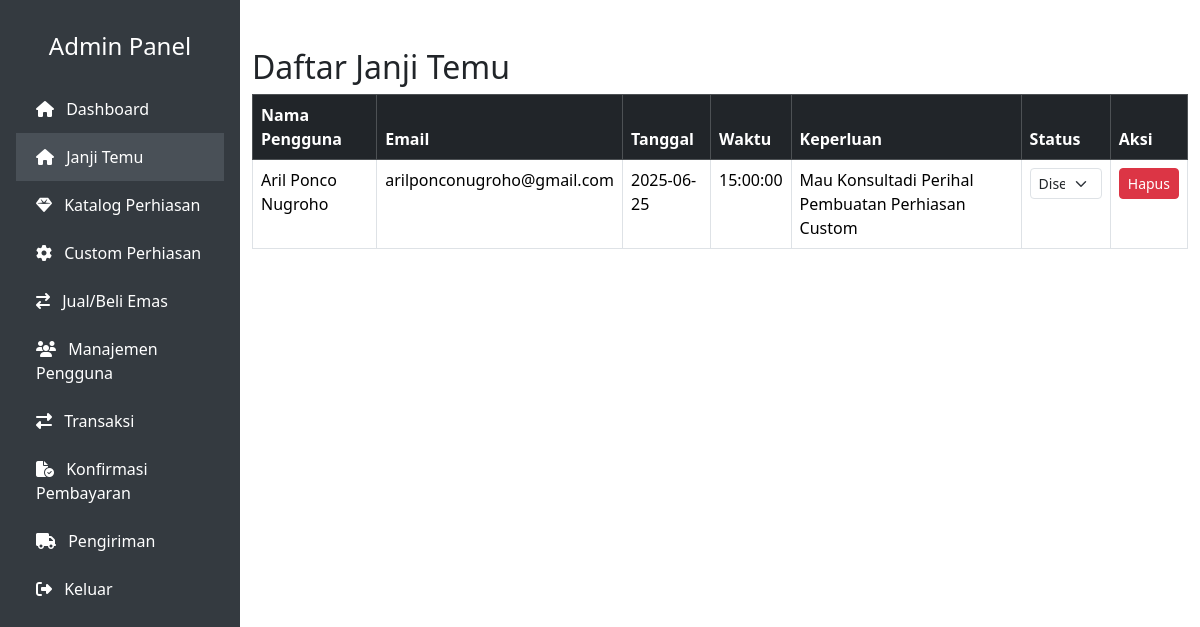
Page /admin/booking.php on the committed database.
### tables this page shows
CREATE TABLE `appointments` (
  `id` int(11) NOT NULL,
  `user_id` int(11) DEFAULT NULL,
  `appointment_date` date DEFAULT NULL,
  `appointment_time` time DEFAULT NULL,
  `note` text DEFAULT NULL,
  `status` enum('pending','confirmed','cancelled') DEFAULT 'pending',
  `created_at` timestamp NOT NULL DEFAULT current_timestamp()
);

CREATE TABLE `users` (
  `id` int(11) NOT NULL,
  `name` varchar(100) DEFAULT NULL,
  `email` varchar(100) DEFAULT NULL,
  `password` varchar(255) DEFAULT NULL,
  `phone` varchar(20) DEFAULT NULL,
  `role` enum('customer','admin') DEFAULT 'customer',
  `created_at` timestamp NOT NULL DEFAULT current_timestamp(),
  `address` text DEFAULT NULL
);

### admin/booking.php (the view, shortened to what this page needs)
<?php
require_once '../config/database.php';
include 'includes/header.php';
include 'includes/sidebar.php';
?>
<div class="container mt-5">
  <h2>Daftar Janji Temu</h2>
  <table class="table table-bordered">
    <thead class="table-dark">
      <tr>
        <th>Nama Pengguna</th>
        <th>Email</th>
        <th>Tanggal</th>
        <th>Waktu</th>
        <th>Keperluan</th>
        <th>Status</th>
        <th>Aksi</th>
      </tr>
    </thead>
    <tbody>
      <?php
      $stmt = $pdo->query("SELECT a.*, u.name, u.email
                           FROM appointments a
                           LEFT JOIN users u ON a.user_id = u.id
                           ORDER BY a.appointment_date DESC");
      foreach ($stmt as $row):
      ?>
        <tr>
          <td><?= htmlspecialchars($row['name']) ?></td>
          <td><?= htmlspecialchars($row['email']) ?></td>
          <td><?= $row['appointment_date'] ?></td>
          <td><?= $row['appointment_time'] ?></td>
          <td><?= htmlspecialchars($row['note']) ?></td>
          <td>
            <form method="POST" class="d-inline">
              <select name="new_status" class="form-select form-select-sm" onchange="this.form.submit()">
                <option value="confirmed" <?= $row['status'] === 'confirmed' ? 'selected' : '' ?>>Disetujui</option>
              </select>
            </form>
          </td>
          <td>
            <a href="booking.php?delete=<?= $row['id'] ?>" class="btn btn-danger btn-sm" onclick="return confirm('Yakin ingin menghapus booking ini?')">Hapus</a>
          </td>
        </tr>
      <?php endforeach; ?>
    </tbody>
  </table>
</div>

### admin/includes/header.php (style rules this page uses)
body { min-height: 100vh; display: flex; }

### rows in the picture
appointments: user.name "Aril Ponco Nugroho", user.email "arilponconugroho@gmail.com", appointment_date "2025-06-25", appointment_time "15:00:00", note "Mau Konsultadi Perihal Pembuatan Perhiasan Custom", new_status "Disetujui"
